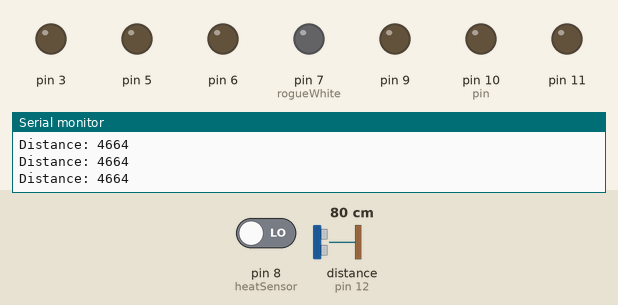
Simulated run of this sketch. Board: Arduino Uno, built with avr-gcc and run on an emulated ATmega328P. Parts: output pins drawn as LEDs (lit = HIGH), the last lines printed to the serial monitor. The test bench sets the inputs (shaded band); at power-on: distance to the obstacle (sensor on pin 12) 80 cm, pin 8 (heatSensor) LOW. The echo pulse lasts 58.3 µs per cm.

Above: at 1.2 s.
1.3 s: distance to the obstacle (sensor on pin 12) set to 2 cm
At 2.39 s:
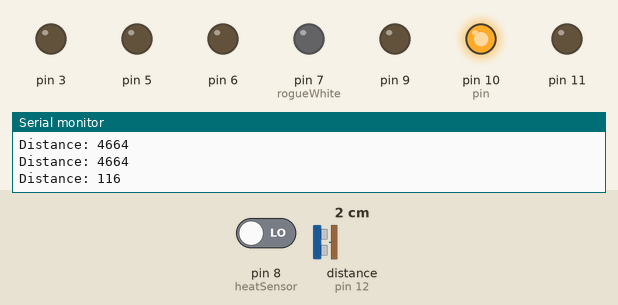
4.3 s: pin 8 (heatSensor) driven HIGH
At 4.49 s:
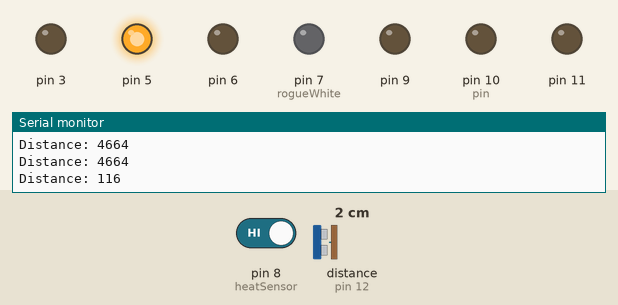
At 6.63 s:
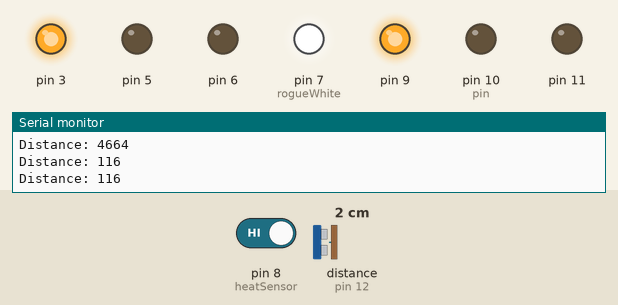
7.3 s: distance to the obstacle (sensor on pin 12) set to 18 cm
At 7.55 s:
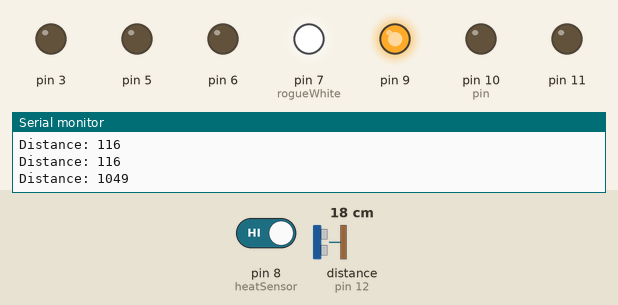
Timing chart, 0 to 7.7 s (numbered marks = the images above; inputs shaded):
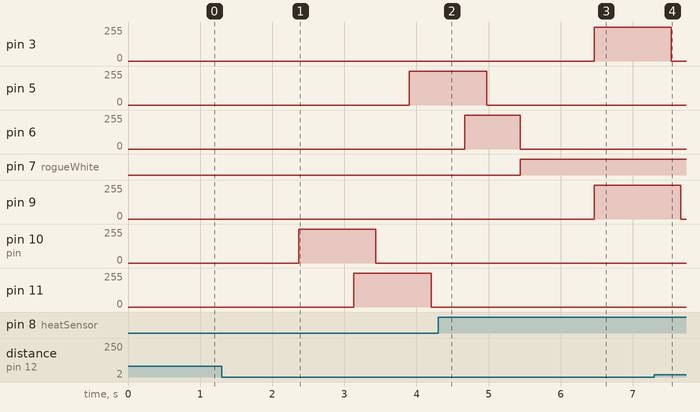

Measured:
- after the input at 4.3 s, pin 3, pin 9: 0/255 → 255/255 after 2.2 s; pin 7 (rogueWhite): LOW → HIGH after 1.1 s; pin 10 (pin): stays 0/255 (without the input it goes to 255/255 after 2.2 s); pin 11: stays 0/255 (without the input it goes to 255/255 after 2.9 s)

The sketch:

led-sequences.ino
```cpp
// (licence header left out)
//#define DEBUG
#include "sequences.h"
#include <NewPing.h>

#define TRIGGER_PIN  13// Arduino pin tied to trigger pin on the ultrasonic sensor.
#define ECHO_PIN     12// Arduino pin tied to echo pin on the ultrasonic sensor.
#define MAX_DISTANCE 500 // Maximum distance we want to ping for (in centimeters). Maximum sensor distance is rated at 400-500cm.

#define heatSensor 8 // heat sensor
#define rogueWhite 7 //white pin non-pwm

NewPing sonar(TRIGGER_PIN, ECHO_PIN, MAX_DISTANCE); // NewPing setup of pins and maximum distance.

//#include "tables.h"
//--------------------------------------------------------------------------
// struct channelInfo contains all relevant data concerning each channel
//
typedef struct {
  int           pin;        // Pin number on Arduino of this PWM channel
  int           target;     // target value for PWM
  float         value;      // Current PWM value;
  boolean       analog;     // indicates whether channel is under sequence or analog control
  unsigned int  cmdIndex;   // index into command table (script)
  long           *cmdTable;  // pointer to command table
  float         increment;  // amount to increment value in order to reach target (interpolation increment)
  long          frameCntr;  // Keeps track of individual looping
  long          nextEvent;  // frame count of next event for this channel
} channelInfo;

// Allocate 1 channelInfo structure for each of the 6 PWM channels
channelInfo channels[ NUM_CHANNELS ];
const int interruptPin = 2;


long startFrame;
long frameCntr;
boolean flashingMode;

void setup()                    // run once, when the sketch starts
{
  int i;
  Serial.begin( 115200 ); // for debugging

  // Set the PWM pins to outputs
  channels[ CH_1 ].pin = 10;
  channels[ CH_2 ].pin = 11;
  channels[ CH_3 ].pin = 3;
  channels[ CH_4 ].pin = 5;
  channels[ CH_5 ].pin = 6;
  channels[ CH_6 ].pin = 9;

  // Initialize all channel members
  for ( i = 0; i < NUM_CHANNELS; i++ ) {
    pinMode( channels[ i ].pin, OUTPUT );
    channels[ i ].value = 0;
    channels[ i ].target = 0;
    channels[ i ].increment = 0.0;
    channels[ i ].analog = false;
    channels[ i ].cmdIndex = 0;
    channels[ i ].cmdTable = 0;
    channels[ i ].nextEvent = channels[ i ].cmdTable[ 0 ];
    channels[ i ].frameCntr = 0;

  }
  flashingMode = true;

//on sequence

  assignChannelSequence( CH_1, sequence2 );
  assignChannelSequence( CH_2, sequence2 );
  assignChannelSequence( CH_3, sequence2 );
  assignChannelSequence( CH_4, sequence2 );
  assignChannelSequence( CH_5, sequence2 );
  assignChannelSequence( CH_6, sequence2 );


  pinMode( interruptPin, INPUT );   // Set the interrupt pin to pin 2. pin3 interrupt cannot be used as it is needed for PWM
  // attachInterrupt( 0, cycleSequence, FALLING );

  // Initialize the frame timing system
  frameCntr = 0l;
  startFrame = millis();

  pinMode(rogueWhite, OUTPUT);
  digitalWrite(rogueWhite, LOW);
  pinMode(heatSensor, INPUT);

}

//-----------------------------------------------------------------------------
//
// void loop( void )
//
// Arduino-imposed main loop.
// There is an auto-delay feature built-in (like a clock escapement!) that
// locks the loop into 1 millisecond frames. Although it is possible for the
// loop processing to take more than 1 millisicond error is not accumulated and
// delays in processing will only result in he potential for events to occur
// 1 or 2 milliseconds late. Everything else automatically synchs up when there
// is a hiccup.
//
void loop()
{

  int i, j;
  long currentCntr;

  // Checks to see if there are any events to be handled.

  checkEventQueue();

  // Updates the event counters, timers and incrememtn values for each channel.
  updateChannels();

  // Wait for frame to advance
  currentCntr = millis();
  while ( currentCntr == millis() ) {

  }; // wait for next frame
  gameLogic();

  frameCntr++;
}

//-----------------------------------------------------------------------------
//
// void gameLogic( void )
//
// Place your game logic here.
// DO NOT use the Delay() function in this section!
void gameLogic( void ) {
  // place all of your logic here.
  // for example:
  // check for input
  // if switch1 pressed
  //    operatingMode = LASERPULSE;
  //    initiateLaserPulse();
  // if switch 2 pressed
  //    operatingMode = RAPIDFIRE;
  //    initiateRapidFire();
  // etc.


  return;
}


//-----------------------------------------------------------------------------
//
// void checkEventQueue( void )
//
// operation:
//     This is the engine that parses the channels scripts and keeps track
//     of event timing. Each channel object has a member that is the frame # of the
//     next event. This method checks the current frame number and ses if there is an
//     event in the script ready to run.
//     This method then processes the event item in the channel script.
//     The following events are supported:
//
//      START_FADE
//      END_FADE
//      SET_VALUE
//      ANALOG
//      LOOP

void checkEventQueue( void )
{

  int i, command;
  float percent;
  long nextEvent, duration;

  for ( i = 0; i < NUM_CHANNELS; i++ ) {

    if ( channels[ i ].frameCntr >= channels[ i ].nextEvent ) {

      channels[ i ].cmdIndex++;
      command = channels[ i ].cmdTable[ channels[ i ].cmdIndex++ ];
      switch ( command )
      {
        case START_FADE:
          percent = channels[ i ].cmdTable[ channels[ i ].cmdIndex++ ] * 2.55;
          channels[ i ].value = percent;
          nextEvent =  channels[ i ].cmdTable[ channels[ i ].cmdIndex++ ];
          channels[ i ].cmdIndex++; // skip past END_FRAME command
          percent = channels[ i ].cmdTable[ channels[ i ].cmdIndex++ ] * 2.55;
          channels[ i ].target = percent;
          duration = nextEvent - channels[ i ].frameCntr;
          channels[ i ].increment = ( channels[ i ].target - channels[ i ].value ) / duration;

#ifdef DEBUG
          Serial.print( channels[ i ].frameCntr );
          Serial.print( ": value = " );
          Serial.print( channels[ i ].value );
          Serial.print( ", target = " );
          Serial.print( channels[ i ].target );
          Serial.print( ", duration = " );
          Serial.print( duration );
          Serial.print( ", increment = " );
          Serial.print( channels[ i ].increment );
#endif
          break;
        case END_FADE:
          channels[ i ].cmdIndex++;
          nextEvent =  channels[ i ].cmdTable[ channels[ i ].cmdIndex ];
          break;
        case SET_VALUE:
          percent = channels[ i ].cmdTable[ channels[ i ].cmdIndex++ ] * 2.55;
          channels[ i ].value = percent;
          channels[ i ].increment = 0;
          break;
        case LOOP:
          channels[ i ].cmdIndex = 0;
          channels[ i ].frameCntr = 0l;
          channels[ i ].nextEvent = channels[ i ].cmdTable[ channels[ i ].cmdIndex ];
          sequenceSwitcher();
          break;
        case ANALOG:
          channels[ i ].analog = true;
          channels[ i ].cmdIndex++;
          break;
        default:
          break;

      }
      channels[ i ].nextEvent = channels[ i ].cmdTable[ channels[ i ].cmdIndex ];
    }
  }
}

//-----------------------------------------------------------------------------
//
// void updateChannels ( void )
//
void updateChannels( void )
{

  int i, analogValue;

  for ( i = 0; i < NUM_CHANNELS; i++ ) {
    if ( channels[ i ].analog ) {
      analogValue = analogRead( i );
      analogValue >>= 2;
      channels[ i ].value = (byte)analogValue;
    }
    else {
      channels[ i ].value += channels[ i ].increment;
      if ( channels[ i ].increment > 0 ) {
        if ( channels[ i ].value >= channels[ i ].target ) {
          channels[ i ].increment = 0;
          channels[ i ].value = channels[ i ].target;
        }
      }
      else if ( channels[ i ].increment < 0 ) {
        if ( channels[ i ].value <= channels[ i ].target ) {
          channels[ i ].increment = 0;
          channels[ i ].value = channels[ i ].target;
        }
      }
    }

    // Main engine - just updates the PWM value for each channel every millisecond.
    analogWrite( channels[ i ].pin, (unsigned byte)channels[ i ].value );
    channels[ i ].frameCntr++;
  }
}

//-----------------------------------------------------------------------------
//
// assignChannelSequence( channel, sequence )
//
// this function allows you to assign a new sequence to a PWM channel.
// the new sequence will begin executing from the beginning of the sequence.
// to synchronize multiple channels you can assign the sequences at the same time.
// if synchronous operation is not necessary each channel can be assigned asynchronously.
//
void assignChannelSequence( int channel, long *sequence ) {
  channels[ channel ].cmdTable = sequence;
  channels[ channel ].nextEvent = sequence[ 0 ];
  channels[ channel ].cmdIndex = 0;
  channels[ channel ].value = 0;
  channels[ channel ].target = 0;
  channels[ channel ].increment = 0.0;
  channels[ channel ].frameCntr = 0;

}

void sequenceSwitcher() {
  unsigned int uS = sonar.ping();
  Serial.print("Distance: ");
  Serial.println(uS); // Convert ping time to distance in cm and print result (0 = outside set distance range)
  int digitalVal;

  digitalVal = digitalRead(heatSensor);


  if (uS > 600) {
    assignChannelSequence( CH_1, fast1 );
    assignChannelSequence( CH_2, fast3 );
    assignChannelSequence( CH_3, fast2 );
    assignChannelSequence( CH_4, fast1 );
    assignChannelSequence( CH_5, fast2 );
    assignChannelSequence( CH_6, fast3 );
    return;
  }
  else if (digitalVal == HIGH) // if temperature threshold reached
  {

    digitalWrite(rogueWhite, HIGH);
    assignChannelSequence( CH_1, 0 );
    assignChannelSequence( CH_2, 0 );
    assignChannelSequence( CH_3, onnoff );
    assignChannelSequence( CH_4, 0 );
    assignChannelSequence( CH_5, 0 );
    assignChannelSequence( CH_6, onnoff );
    return;
  }
  else {
    digitalWrite(rogueWhite, LOW); // turn OFF Arduino's LED
    assignChannelSequence( CH_1, o0 );
    assignChannelSequence( CH_2, o1 );
    assignChannelSequence( CH_3, 0 );
    assignChannelSequence( CH_4, o2 );
    assignChannelSequence( CH_5, o3 );
    assignChannelSequence( CH_6, pingreader );
    return;
  }

}
void cycleSequence( void ) {

  return;
}
```

sequences.h
```cpp
//-----------------------------------------------------------------
//
// sequences.h
//
// How to use this file:
// you may make changes to the sequences below (or you can create new sequences using the commands below)
// By default, when you run this sketch the sequences below are automatically assigned to a PWM channel
//
// These are the 'commands' to which the scripts below can respond.
//

#define START_FADE   0x01
#define END_FADE     0x02
#define SET_VALUE    0x03
#define STOP         0x04
#define LOOP         0x05
#define ANALOG       0x06
#define ANALOG_RATE  0x07
#define END          0x08

// Defines the channel numbers
//
#define CH_1 0
#define CH_2 1
#define CH_3 2
#define CH_4 3
#define CH_5 4
#define CH_6 5

#define NUM_CHANNELS 6
#define START_SEQUENCE long
#define _SEQUENCE [] = {
#define END_SEQUENCE };


// These are the actual sequence scripts that you will modify to produce your animations.
// You may assign any script to any channel in the main loop of your program.
//
// Each line consists of 3 numbers.
// The first number is a time value (in milliseconds, that indicayes when to start the command (relative to the start of the sequence)
// The second 'number' is a command that instructs the code what to do specifically with that channel
// the third number is a value that the command needs to execute.
// in the example below, (sequence1), at the very beginning of the program (0 milliseconds) we begin a fade starting at value 0.
// at 1000 (1 second) we assign an end to the fade with a value of 100. So between 0 and 1000 ms the sequence will fade from 0 to 10 in 1 second.
// at 1001 we start to fade back to 0.
// at 2000 the fade to 0 is complete
// at 2001 we loop back to 0.
// This code will run on Channel 1 forever.
// The default assignments are as follows:
//    CH_1 will run sequence1
//    CH_2 will run sequence2
//    CH_3 will run sequence3
//    CH_4 will run sequence4
//    CH_5 will run sequence5
//    CH_6 will run sequence6
// SEQUENCES START HERE!!!!!

START_SEQUENCE null_sequence _SEQUENCE
0, SET_VALUE, 0,
100, LOOP, 0
END_SEQUENCE

START_SEQUENCE fast1 _SEQUENCE
0, SET_VALUE, 0,
0, START_FADE, 0,
50, END_FADE, 100,
51, START_FADE, 100,
100, END_FADE, 0,
200, LOOP, 0
END_SEQUENCE

START_SEQUENCE fast2 _SEQUENCE
0, SET_VALUE, 0,
0, START_FADE, 0,
75, END_FADE, 100,
76, START_FADE, 100,
110, END_FADE, 0,
200, LOOP, 0
END_SEQUENCE

START_SEQUENCE fast3 _SEQUENCE
0, SET_VALUE, 0,
0, START_FADE, 0,
100, END_FADE, 100,
101, START_FADE, 100,
125, END_FADE, 0,
200, LOOP, 0
END_SEQUENCE

START_SEQUENCE o0 _SEQUENCE
0, SET_VALUE, 0,
0, START_FADE, 0,
1000, END_FADE, 100,
1050, START_FADE, 100,
2050, END_FADE, 0,
5800, LOOP, 0
END_SEQUENCE

START_SEQUENCE o1 _SEQUENCE
0, SET_VALUE, 0,
750, START_FADE, 0,
1750, END_FADE, 100,
1800, START_FADE, 100,
2800, END_FADE, 0,
5800, LOOP, 0

END_SEQUENCE

START_SEQUENCE o2 _SEQUENCE
0, SET_VALUE, 0,
1500, START_FADE, 0,
2500, END_FADE, 100,
2550, START_FADE, 100,
3550, END_FADE, 0,
5800, LOOP, 0
END_SEQUENCE

START_SEQUENCE o3 _SEQUENCE
0, SET_VALUE, 0,
2250, START_FADE, 0,
3250, END_FADE, 100,
3300, START_FADE, 100,
4300, END_FADE, 0,
5800, LOOP, 0
END_SEQUENCE

START_SEQUENCE o4 _SEQUENCE
0, SET_VALUE, 0,
3000, START_FADE, 0,
4000, END_FADE, 100,
4050, START_FADE, 100,
5050, END_FADE, 0,
5800, LOOP, 0
END_SEQUENCE

START_SEQUENCE o5 _SEQUENCE
0, SET_VALUE, 0,
3750, START_FADE, 0,
4750, END_FADE, 100,
4800, START_FADE, 100,
5800, END_FADE, 0,
5801, LOOP, 0
END_SEQUENCE


//-------------------------------------
// SEQUENCE2
START_SEQUENCE sequence2 _SEQUENCE
0, SET_VALUE, 100,
1, LOOP, 0
END_SEQUENCE

//-------------------------------------
// SEQUENCE3

START_SEQUENCE pingreader _SEQUENCE
0, SET_VALUE, 0,
4000, LOOP, 0
END_SEQUENCE


START_SEQUENCE onnoff _SEQUENCE
0, SET_VALUE, 0,
0, START_FADE, 0,
1000, END_FADE, 100,
1050, START_FADE, 100,
2050, END_FADE, 0,
2050, LOOP, 0
END_SEQUENCE
```
